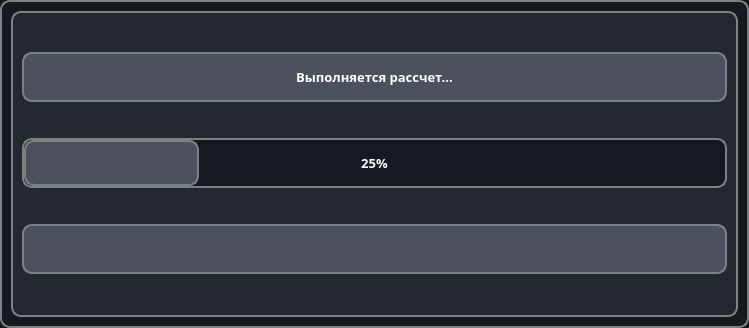
<?xml version="1.0" encoding="UTF-8"?>
<ui version="4.0">
 <class>Progress_calc</class>
 <widget class="QWidget" name="Progress_calc">
  <property name="geometry">
   <rect>
    <x>0</x>
    <y>0</y>
    <width>749</width>
    <height>328</height>
   </rect>
  </property>
  <property name="windowTitle">
   <string>Form</string>
  </property>
  <property name="styleSheet">
   <string notr="true">QWidget {
    
	background-color: rgb(22, 25, 31);
	border: 2px solid gray;
	border-radius: 10px;
    
    
}</string>
  </property>
  <layout class="QGridLayout" name="gridLayout_2">
   <item row="0" column="0">
    <widget class="QFrame" name="frame">
     <property name="styleSheet">
      <string notr="true">QFrame {
    
	background-color: rgb(35, 40, 49);
	   
}


QLabel {
    color: white;
    font-family: RussoOne-Regular;
    font-size: 10pt;
    font-weight: 600;
    background: rgb(76, 81, 93);
    min-width: 26ex;
    min-height: 4ex;
	border: 2px solid gray;
	border-radius: 10px;
    
}</string>
     </property>
     <property name="frameShape">
      <enum>QFrame::StyledPanel</enum>
     </property>
     <property name="frameShadow">
      <enum>QFrame::Raised</enum>
     </property>
     <layout class="QGridLayout" name="gridLayout">
      <item row="2" column="0">
       <widget class="QLabel" name="lbl_process">
        <property name="sizePolicy">
         <sizepolicy hsizetype="Expanding" vsizetype="Expanding">
          <horstretch>0</horstretch>
          <verstretch>0</verstretch>
         </sizepolicy>
        </property>
        <property name="minimumSize">
         <size>
          <width>108</width>
          <height>20</height>
         </size>
        </property>
        <property name="maximumSize">
         <size>
          <width>800</width>
          <height>50</height>
         </size>
        </property>
        <property name="text">
         <string/>
        </property>
        <property name="alignment">
         <set>Qt::AlignCenter</set>
        </property>
       </widget>
      </item>
      <item row="0" column="0">
       <widget class="QLabel" name="lbl_calc">
        <property name="sizePolicy">
         <sizepolicy hsizetype="Expanding" vsizetype="Expanding">
          <horstretch>0</horstretch>
          <verstretch>0</verstretch>
         </sizepolicy>
        </property>
        <property name="minimumSize">
         <size>
          <width>108</width>
          <height>20</height>
         </size>
        </property>
        <property name="maximumSize">
         <size>
          <width>800</width>
          <height>50</height>
         </size>
        </property>
        <property name="text">
         <string>Выполняется рассчет...</string>
        </property>
        <property name="alignment">
         <set>Qt::AlignCenter</set>
        </property>
       </widget>
      </item>
      <item row="1" column="0">
       <widget class="QProgressBar" name="prgbar">
        <property name="sizePolicy">
         <sizepolicy hsizetype="Expanding" vsizetype="Expanding">
          <horstretch>0</horstretch>
          <verstretch>0</verstretch>
         </sizepolicy>
        </property>
        <property name="maximumSize">
         <size>
          <width>800</width>
          <height>50</height>
         </size>
        </property>
        <property name="styleSheet">
         <string notr="true">QProgressBar {
	color: white;
    font-family: RussoOne-Regular;
    font-size: 10pt;
    font-weight: 600;
    background-color: rgb(76, 81, 93);
    min-width: 26ex;
    min-height: 4ex;
	background-color: rgb(22, 25, 31);
	border: 2px solid gray;
	border-radius: 10px;
    
    
}

QProgressBar::chunk {
    
	color: white;
    font-family: RussoOne-Regular;
    font-size: 10pt;
    font-weight: 600;
    background-color: rgb(76, 81, 93);
    min-width: 26ex;
    min-height: 4ex;
	border: 2px solid gray;
	border-radius: 10px;

}</string>
        </property>
        <property name="value">
         <number>25</number>
        </property>
        <property name="alignment">
         <set>Qt::AlignCenter</set>
        </property>
        <property name="textVisible">
         <bool>true</bool>
        </property>
        <property name="orientation">
         <enum>Qt::Horizontal</enum>
        </property>
       </widget>
      </item>
     </layout>
    </widget>
   </item>
  </layout>
 </widget>
 <resources/>
 <connections/>
</ui>
